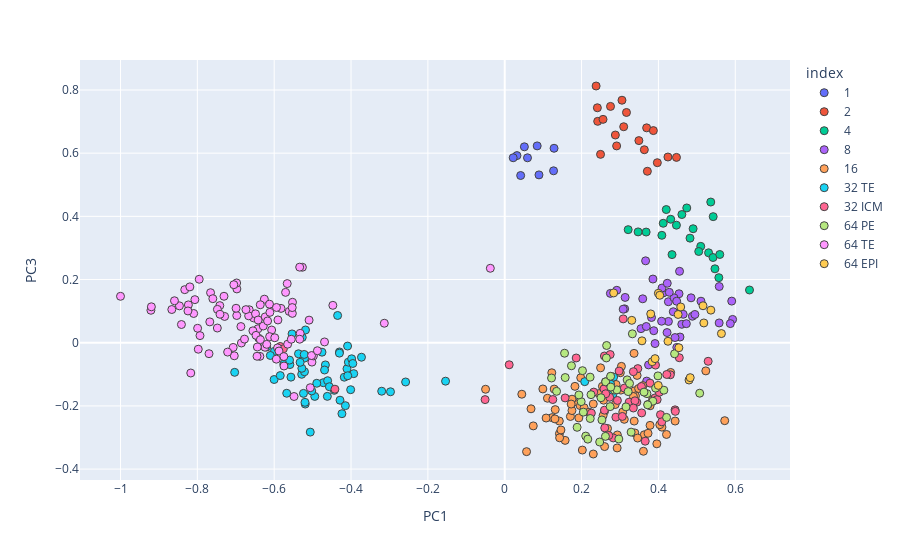

Notebook code for this chart:
### Code cell
XPC = 'PC1' 
YPC = 'PC3' 
fig = px.scatter(scores, x=XPC, y=YPC, color=labels, hover_data=[XPC,YPC])
fig.update_traces(mode='markers', marker_line_width=1, marker_size=8)
fig.show()

#PC1 and PC3 best seperate the 2 cell stage from the rest
